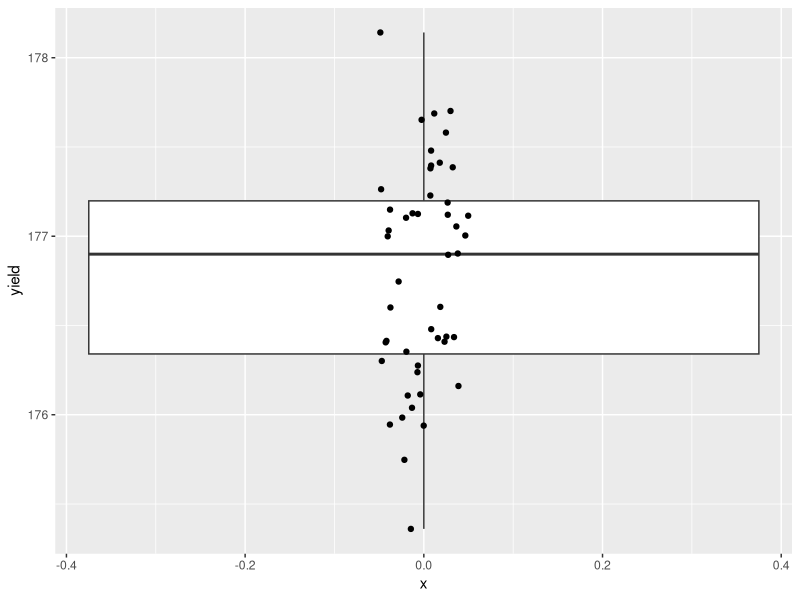
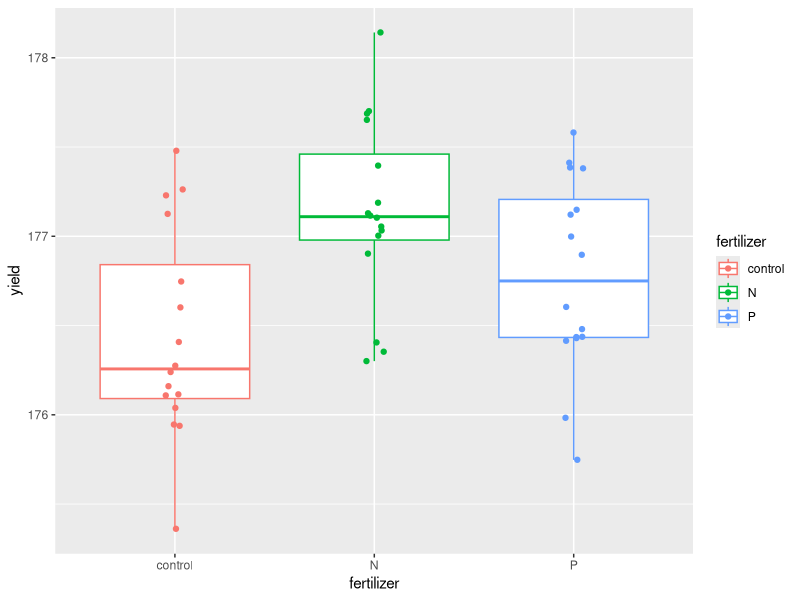
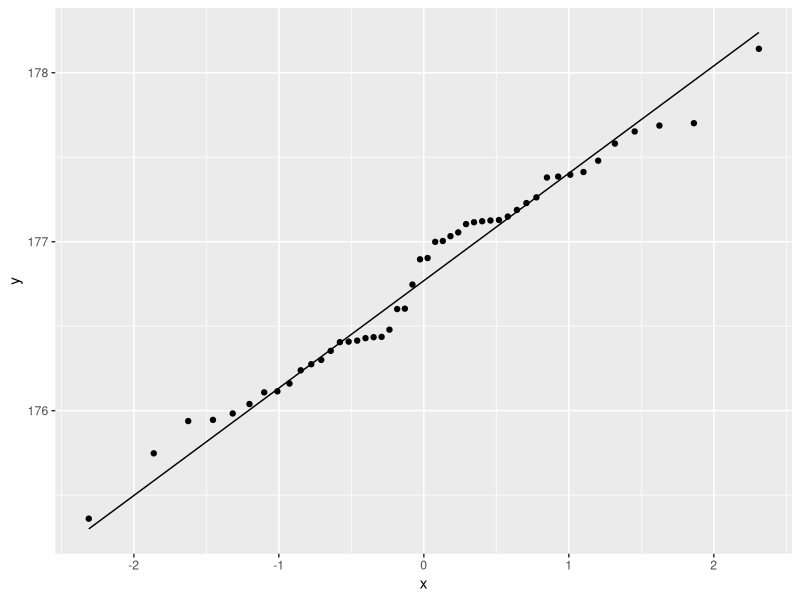
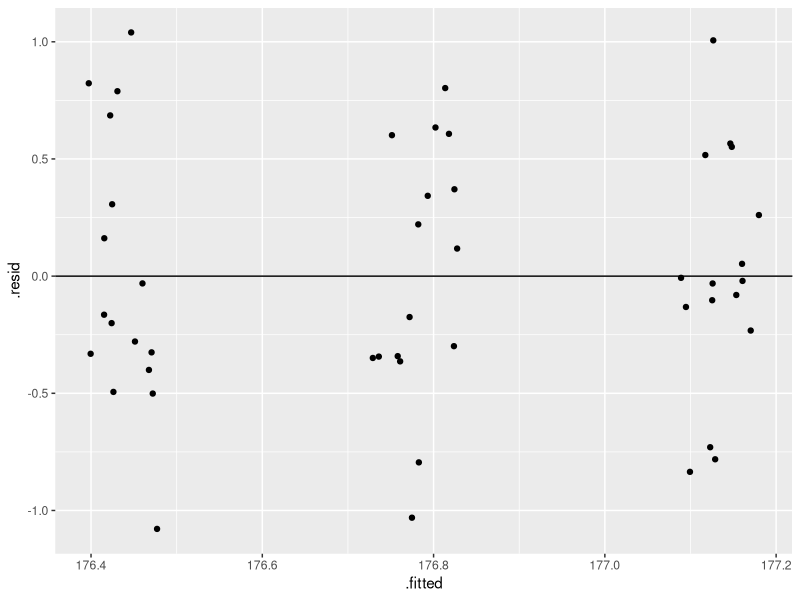
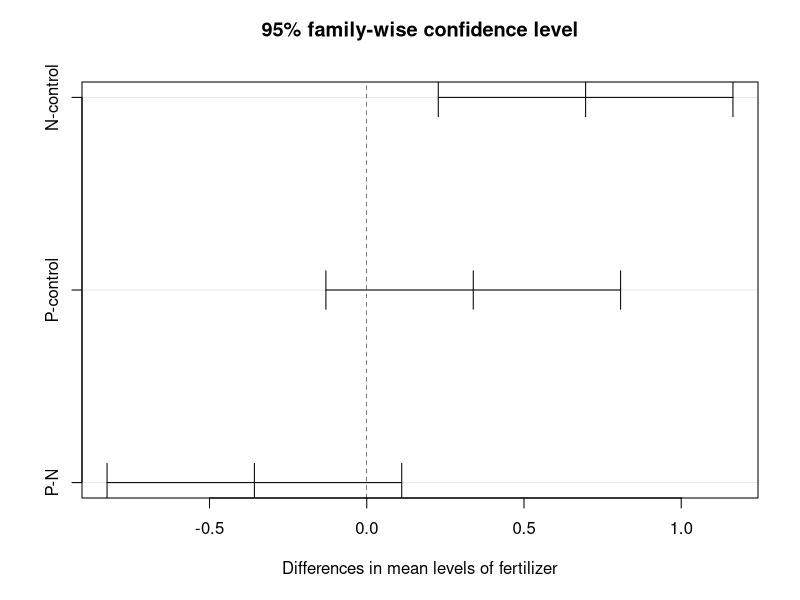
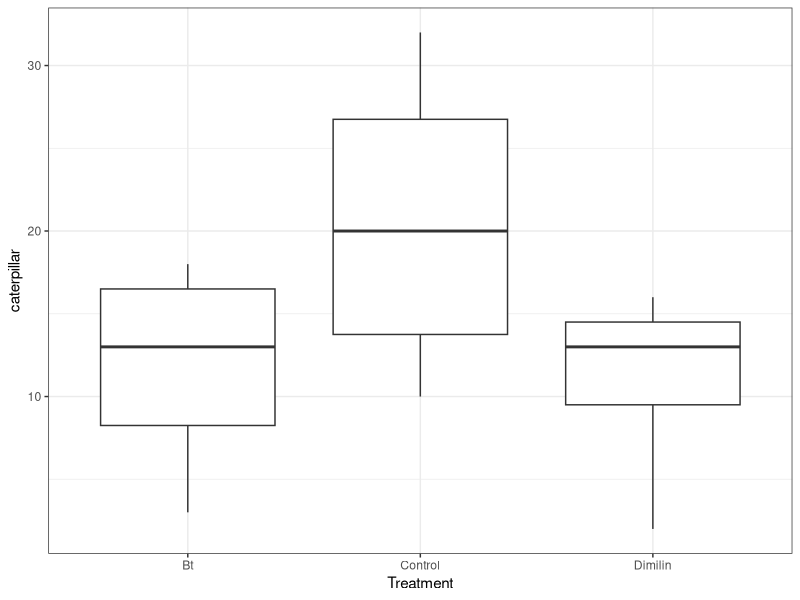
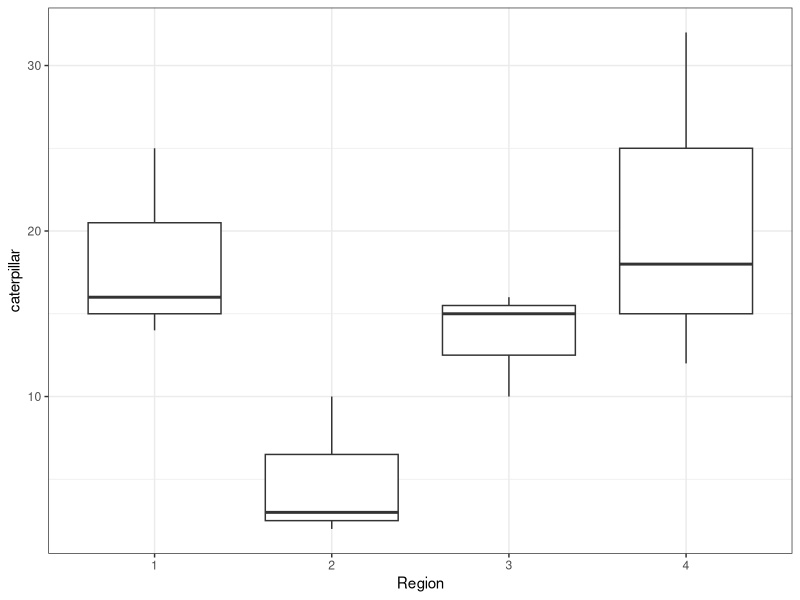
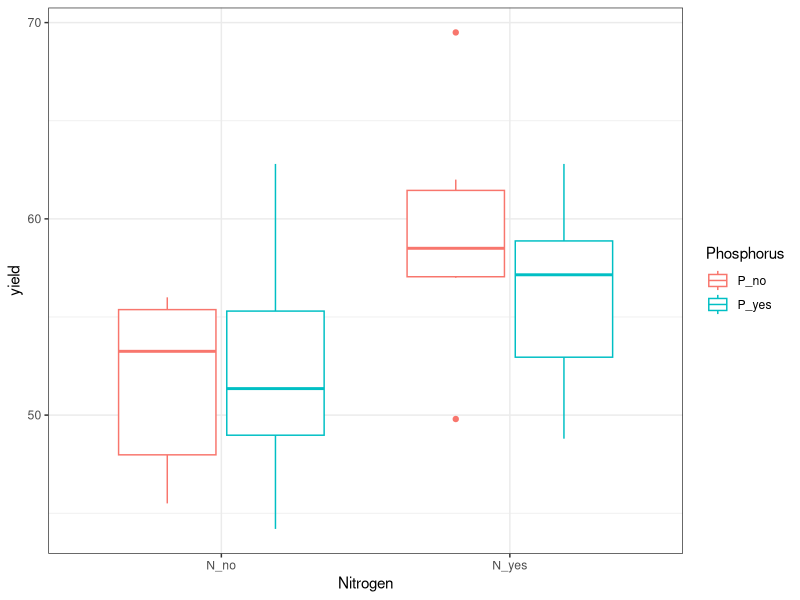

These figures' R source, in order:
## ---- chunk 1
#| label: setup
#| include: false

library(tidyverse)

crop <- read.csv(here::here("data/crop_anova.csv"),
                  stringsAsFactors = TRUE)
moth <- read.csv(here::here("data/moth_data.csv"),
                  stringsAsFactors = TRUE)
wheat <- read.csv(here::here("data/wheat_2-way.csv"),
                  stringsAsFactors = TRUE)
## ---- chunk 2
#| echo: true
#| 
crop1 <- crop %>%
  filter(density == "low") %>%
  select(fertilizer, yield)
## ---- chunk 3
# 1.1
# HO: All means are equal
# HA: at least one is different
## ---- chunk 4
ggplot(crop1,
       aes(x = 0, 
           y = yield)) +
  geom_boxplot()+
  geom_point(position = position_jitter(width = 0.05))
## ---- chunk 5
# 1.3 x groups
ggplot(crop1,
       aes(x = fertilizer, 
           y = yield,
           color = fertilizer))+
  geom_boxplot() +
  geom_point(position = position_jitter(width = 0.05))
## ---- chunk 6
# 1.4 - box plots look good. the N group is maybe a slight bit smaller than the rest, but generally looks like the boxes are all the same widths.
## ---- chunk 7
# 1.5 qqplot Normality of residuals
ggplot(crop1, aes(sample = yield)) +
  stat_qq() + # plot qq points
  stat_qq_line() # reference line
## ---- chunk 8
# 1.6 - Nearly all the points are one the reference line, so we can conclude that the residuals are normally distributed.
## ---- chunk 9
# 1.7 ANOva in lm()
lm_crop <- lm(yield ~ fertilizer, data = crop1)
## ---- chunk 10
# 1.8
ggplot(lm_crop,
       aes(x = .fitted, y = .resid)) +
  geom_point(
    position = position_jitter(
      width = 0.05)) +
  geom_hline(yintercept = 0)
## ---- chunk 11
#1.9 - Magnitude of high and low points is similar, no obvious pattern or correlation in the spread of the points.
## ---- chunk 12
anova(lm_crop)
## ---- chunk 13
# * The two degrees of freedom  
# 2, 45

# * The mean square of the among-group variation (treatment effect)  
# 1.938

# * The Mean square of the unexplained variation (the residual, or the "noise")  
# 0.2990

# * The F-value  
# 6.48 

# * The p-value (rounded if necessary)  
# 0.003
## ---- chunk 14
# 1.12
# Based on the data, we reject the null hypothesis and conclude that at least one of the means is different (df: 2, 45, F-value = 6.48, p = 0.003)
## ---- chunk 15
# 1.13

summary(lm_crop)
## ---- chunk 16
# 1.14 
# the intercept coefficient is the mean estimated yield for the control group. In other words, it is estimated that the mean yield (+- 1 SEM) is 176.44 (+-0.1367). 
# the null is that the mean yield = 0
# The low p-value means that we are pretty sure the mean is not 0. 
## ---- chunk 17
# 1.15 
# estimate the difference between the control and N and P groups respectively. 
# N on average has a 0.696 (SEM: 0.1933) higher yield. P-value is < 0.05, so this difference is significant
# P on average has a 0.3387 (SEM: 0.1933) higher yield. P-value is > 0.05, so this difference is not significant
## ---- chunk 18
# 1.16
# N group:
coef(lm_crop)[1]+coef(lm_crop)[2]
# P group
coef(lm_crop)[1]+coef(lm_crop)[3]
## ---- chunk 19
#1.17
aov_crop <- aov(lm_crop)
TukeyHSD(aov_crop)
## ---- chunk 20
# 1.18
plot(TukeyHSD(aov_crop))
## ---- chunk 21
# 1.19
# Based on the Tukey HSD, the only significant differences between groups was for the N vs Control groups (Tukey adjusted p-value = 0.002). It was estimated that the difference in yield was 0.696 (95%CI 0.228, 1.165). The other pairwise differences were not significant (95%CI contianed 0, adjusted p-values > 0.05)
## ---- chunk 22
#| echo: true

moth <- moth %>%
  mutate(Region = factor(Region))
## ---- chunk 23
# do not include region, there is only one obervation for each treatment in each region
ggplot(moth, 
       aes(y = caterpillar, 
           x = Treatment)) +
  geom_boxplot() +
  theme_bw()
## ---- chunk 24
#widths look close, Dimilin may be a little narrow
## ---- chunk 25
ggplot(moth, 
       aes(y = caterpillar, 
           x = Region)) +
         geom_boxplot() +
         theme_bw()
## ---- chunk 26
#Maybe a little uneven
## ---- chunk 27
moth_lm <- lm(caterpillar ~ Treatment + Region, data = moth)
## ---- chunk 28
# Treatment
# HO All TREATMENT means are the same
# HA at least one treatment mean is different

# REGION
# HO All REGION means are the same
# HA at least one REGION mean is different

## ---- chunk 29
anova(moth_lm)
## ---- chunk 30
# There were significant main effects on the number of caterpillars based on treatment (df = 2, 6, F = 5.8, P < 0.05) and Region (df = 3, 6, F = 7.5, p < 0.05). 
## ---- chunk 31
# the number of caterpillars changes based on region. This means that some areas have more or less just based on geography, independent of the treatment effect. 

# likewise, even when controlling for the regional effects, there were changes in the number of caterpillars based on the pesticide treatment. 
## ---- chunk 32
moth_lm_2 <- lm(caterpillar ~ Treatment, data = moth)
## ---- chunk 33
anova(moth_lm_2)
## ---- chunk 34
# TReatment no longer significant (df = 2, 9, f = 1.84, p = 0.21)
## ---- chunk 35
# there was large variation in the regions. If we ignore this variability, it masks the treatment effect. Controlling for this variability (i.e, including it in the model) allows us to detect the changes based on treatments. 
## ---- chunk 36
# main effect of Nitrogen
# HO: there is no effect of Nitrogen on wheat yield
# HA: there is an effect of Nitrogen on wheat yield

# main effect of Phosphorous
# HO: there is no effect of Phosphorous on wheat yield
# HA: there is an effect of Phosphorous on wheat yield

# Interactive effects
# HO: the effect of one factor does not depend on the level of the other factor
# HA: the effect of one factor does depend on the level of the other factor
## ---- chunk 37
ggplot(wheat,
       aes(x = Nitrogen, 
           y = yield, 
           color = Phosphorus)) +
  geom_boxplot()+
  theme_bw()
## ---- chunk 38
ggplot(wheat, 
       aes(x = Nitrogen,
           y = yield,
           color = Phosphorus,
           group = Phosphorus)) +
  geom_point() +
  stat_summary(fun = mean,
               geom = "line") +
  theme_bw()

with(data = wheat, 
     interaction.plot(Nitrogen, Phosphorus, yield))
## ---- chunk 39
# the widths of the boxes are all approximately the same, which means that it appears that there is equal variance across the different groups. 
## ---- chunk 40
ggplot(wheat,
       aes(sample=yield)) +
  stat_qq()+
  stat_qq_line()+
  theme_bw()
## ---- chunk 41
# all the points are very close to the referebce line, so we pass our assumption of residuals being normally distributed and can proceed with the analysis. 
## ---- chunk 42
wheat_lm <- lm(yield ~ Nitrogen * Phosphorus, data = wheat)
## ---- chunk 43
ggplot(wheat_lm, 
       aes(x = .fitted, 
           y = .resid)) +
  geom_point() +
    geom_hline(yintercept = 0) +
  theme_bw()
## ---- chunk 44
# magnitude of points is about the same (-10 and 10). There is no apprent pattern in the spread of the points from left to right. We have passed our assumption of equal variance in the residuals. 
## ---- chunk 45
anova(wheat_lm)
## ---- chunk 46
# Main effect of Nitrogen
# based on our data, there was a significant effect of Nitrogen fertilizer on the yield of wheat (F_1_20 = 5.76, p = 0.02627). 

# Main effect of Phosphorous
# based on our data, there was not a significant effect of Nitrogen fertilizer on the yield of wheat (F_1_20 = 0.2556, p = 0.619). 
# Interaction
# based on our data, there was no interactive effect (F_1_20 = 0.6474, p = 0.43). 
## ---- chunk 47
summary(wheat_lm)
## ---- chunk 48
# Intercept: This is the estimate of the average yield for the reference group (Nitrogen = no, Phosphorus = no) 

# Nitrogenyes: this is the estimated difference in yield between the reference group and the yield when nitrogen was added (nitrogen = yes, phosphorous = no)

# Phosphorusyes: this is the estimated difference in yield between the reference group and the yield when Phosphorus was added (nitrogen = no, phosphorous = yes)

# Nitrogenyes:Phosphorusyes this is the estimated difference in yield between the reference group and the yield when both Nitrogen and Phosphorus were added (nitrogen = yes, phosphorous = yes)

## ---- chunk 49
# Intercept is significantly different from 0 (t = 22.096, p < 0.001). All this means is that the mean yield of our reference group (no nitrogen or phosphorus fertilizer) does not equal 0. 

# Nitrogenyes is also significant (t = 2.266, p = 0.0347). This means that the difference in yield between our reference group (no fertilizers) and the group which added nitrogen was not equal to 0. In other words, the addition of Nitrogen fertilizer did change the mean yield of wheat. 
## ---- chunk 50
# all coefficients
coef(wheat_lm)

# reference group (no fertilizer)
coef(wheat_lm)[1]

# N fertilizer
as.numeric(coef(wheat_lm)[1] + coef(wheat_lm)[2])

# P fertilizer
as.numeric(coef(wheat_lm)[1] + coef(wheat_lm)[3])

# N + P fertilizer
as.numeric(coef(wheat_lm)[1] + coef(wheat_lm)[4])
## ---- chunk 51
wheat_aov <- aov(wheat_lm)
TukeyHSD(wheat_aov)
## ---- chunk 52
plot(TukeyHSD(wheat_aov))
## ---- chunk 53
# 1.18
# the results of the TukeyHSD indicate that the only difference in this experiment was when Nitrogen was added (adjusted p-value = 0.026). All the other pairwise comparisons were not significant (adjusted p-value > 0.05)
## ---- chunk 54
# it appeared that there was a difference in slope in the interaction plot  
# however, this difference in slope must not have been large enough to be statistically meaningful. 
# similar to how we may estimate a difference in means between groups but the variation is too high for this to be statistically meaningful. 
